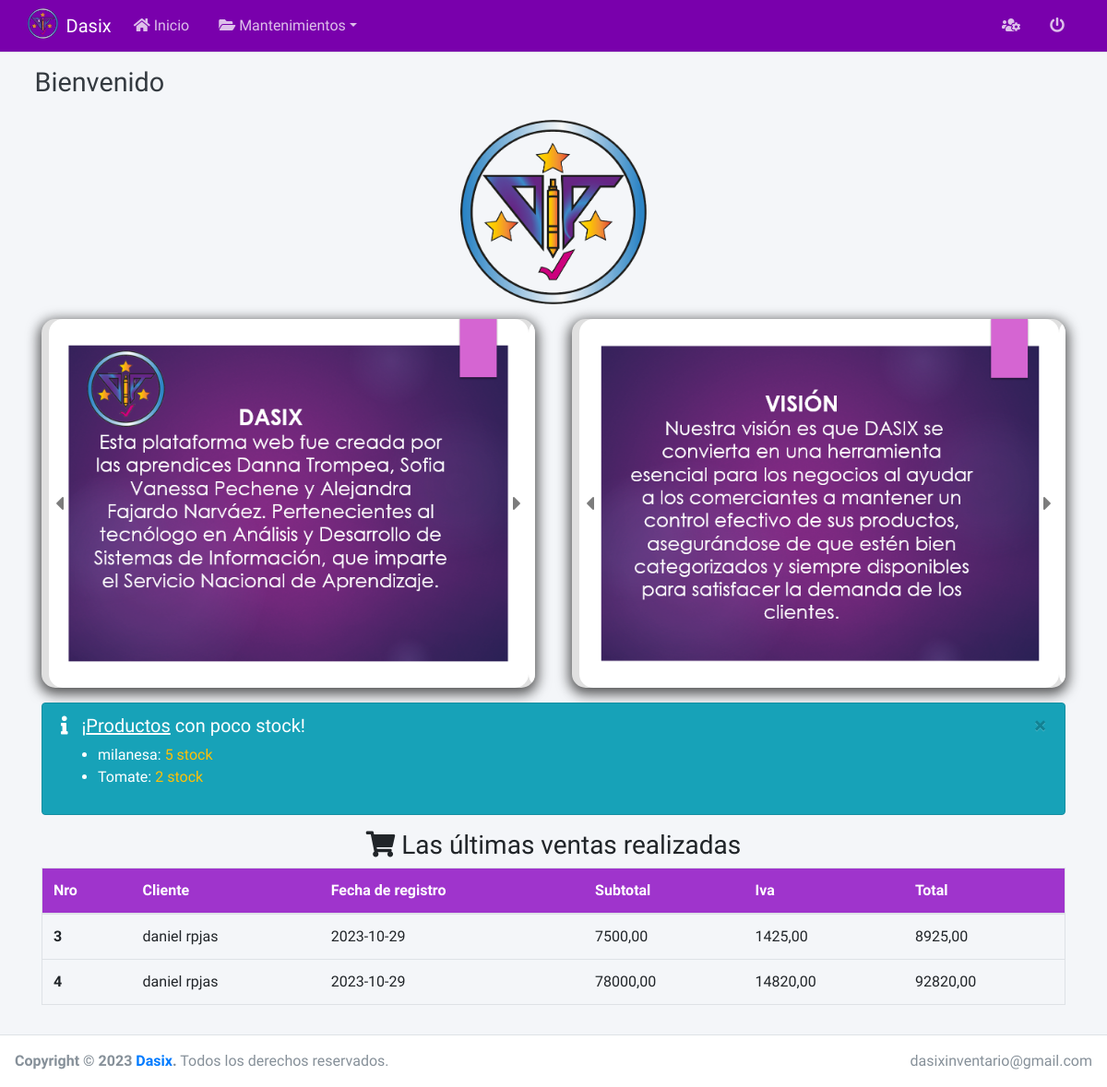
/dashboard/, run on the app's committed database.
### core/inventario/models.py (models this page shows, shortened)
class Producto(BaseModel):
    Nombre=models.CharField(max_length=150,unique=True)
    cate=models.ForeignKey(Categoria, on_delete=models.CASCADE, verbose_name='Categoria')
    if "WEBSITE_HOSTNAME" in os.environ:
        image=models.ImageField(upload_to=f'{MEDIA_URL}producto/%y/%m/%d',null=True, blank=True, verbose_name='Imagen')
    else:
        image=models.ImageField(upload_to='producto/%y/%m/%d',null=True, blank=True, verbose_name='Imagen')
    Stock=models.IntegerField(default=0, verbose_name='Stock')
    pvp=models.DecimalField(default=0.00, max_digits=9,decimal_places=2, verbose_name='Precio de venta')
    class Meta:
        verbose_name='Producto'
        verbose_name_plural='Productos'
        ordering=['id']

class Venta(BaseModel):
    Cli=models.ForeignKey(Cliente, on_delete=models.CASCADE)
    Date_joined=models.DateField(default=datetime.now)
    Subtotal=models.DecimalField(default=0.00, max_digits=9, decimal_places=2)
    Iva=models.DecimalField(default=0.00, max_digits=9, decimal_places=2)
    Total=models.DecimalField(default=0.00, max_digits=9, decimal_places=2)
    class Meta:
        verbose_name='Venta'
        verbose_name_plural='Ventas'
        ordering=['id']

class Cliente(BaseModel):
    Nombres=models.CharField(max_length=150)
    Apellidos=models.CharField(max_length=150)
    Cedula=models.CharField(max_length=10, unique=True)
    Cumple=models.DateField(default=datetime.now, verbose_name='Fecha de Nacimiento')
    Direccion=models.CharField(max_length=150, null=True, blank=True)
    Sexo=models.CharField(max_length=10, choices=gender_choices,default='male')
    def get_nombre(self):
        return self.Nombres + " " + self.Apellidos
    class Meta:
        verbose_name='Cliente'
        verbose_name_plural='Clientes'
        ordering=['id']

### core/inventario/views/dashboard/views.py (the view, shortened to what this page needs)
# urls.py: path('dashboard/', DashboardView.as_view(), name='dashboard'),
class DashboardView(TemplateView):
    template_name= 'dashboard.html'
    def get_grafico_venta_mes(self):
        data=[]
        try:
            year=datetime.now().year
            for m in range(1,13):
                Total=Venta.objects.filter(Date_joined__year=year, Date_joined__month=m).aggregate(Total=Cast(Coalesce(Sum('Total'), 0.00),FloatField()))
                data.append(Total['Total'])
        except Exception as e:
            print(str(e))
        return data
    def get_context_data(self, **kwargs):
        context=super().get_context_data(**kwargs)
        context['panel']='Panel de administrador'
        context['grafico_venta_mes']=self.get_grafico_venta_mes()
        context['ventas']=Venta.objects.all().order_by("-Date_joined")[0:10]
        produ=Producto.objects.filter(Stock__lt=6)
        context['alert_produ']={"vali":True if produ.exists() else False,"produ": produ }
        return context

### templates/dashboard.html (shortened to what this page needs)
{% extends 'body.html' %} {% load static %} {% block head %}
<link rel="stylesheet" href="{% static "dashboard/css/carrusel.css" %}">
{% endblock %}
{% block content %}
<div class="container-fluid">
  <div class="w-100 d-flex flex-column align-items-center">
    <img src="{% static "img/logo-favi.png" %}" alt="" class="img-fluid col-12
    col-sm-6 logo-dash mb-3">
    <div class="d-flex flex-column flex-md-row mb-3">
      <div style="margin-right:20px;" class="w-100">
        <div
        class="align-self-center container-carousel col-12"
       >
        <div class="carruseles-1 carruseles" id="slider-1">
          <section class="slider-section-1 slider-section">
            <img src="{% static "img/slider-1-1.png" %}" alt="" />
          </section>
          <section class="slider-section-1 slider-section">
            <img src="{% static "img/slider-1-2.png" %}" alt="" />
          </section>
        </div>
        <div class="btn-left-1 btn-left"><i class="fas fa-caret-left"></i></div>
        <div class="btn-right-1 btn-right"><i class="fas fa-caret-right"></i></div>
        </div>
      </div>
      <div style="margin-left:20px;" class="w-100">
        <div
        class="align-self-center container-carousel col-12"
       >
        <div class="carruseles-2 carruseles" id="slider-2">
          <section class="slider-section-2 slider-section">
            <img src="{% static "img/slider-2-1.png" %}" alt="" />
          </section>
          <section class="slider-section-2 slider-section">
            <img src="{% static "img/slider-2-2.png" %}" alt="" />
          </section>
        </div>
        <div class="btn-left-2 btn-left"><i class="fas fa-caret-left"></i></div>
        <div class="btn-right-2 btn-right"><i class="fas fa-caret-right"></i></div>
        </div>
      </div>
    </div>
  </div>
  <div class="mb-3">
    {% if alert_produ.vali %}
    <div class="alert alert-info alert-dismissible">
      <button
        type="button"
        class="close"
        data-dismiss="alert"
        aria-hidden="true"
      >
        ×
      </button>
      <h5>
        <i class="icon fas fa-info"></i> ¡<a
          class="link_hover"
          href="{% url 'inventario:producto_list' %}"
          >Productos</a
        >
        con poco stock!
      </h5>
      <ul>
        {% for produ in alert_produ.produ %}
        <li>
          {{produ.Nombre}}:
          <span class="text-warning">{{produ.Stock}} stock</span>
        </li>
        {% endfor %}
      </ul>
    </div>
    {% endif %}
    <h3 class="text-center">
      <i class="fas fa-shopping-cart"></i> Las últimas ventas realizadas
    </h3>
    <table class="table border table-dash">
      <thead>
        <tr>
          <th scope="col">Nro</th>
          <th scope="col">Cliente</th>
          <th scope="col">Fecha de registro</th>
          <th scope="col">Subtotal</th>
          <th scope="col">Iva</th>
          <th scope="col">Total</th>
        </tr>
      </thead>
      <tbody>
        {% if not ventas %}
        <tr>
          <th colspan="6" class="text-center">Sin ventas</th>
        </tr>
        {% else %} {% for venta in ventas %}
        <tr>
          <th scope="row">{{venta.id}}</th>
          <td>{{venta.Cli.get_nombre}}</td>
          <td>{{venta.Date_joined|date:"Y-m-d"}}</td>
          <td>{{venta.Subtotal}}</td>
          <td>{{venta.Iva}}</td>
          <td>{{venta.Total}}</td>
          {% endfor %}
        </tr>
        {% endif %}
      </tbody>
    </table>
  </div>
  <div class="d-flex flex-column flex-md-row justify-content-between">
    <div class="row col-12 col-md-6">
      <div class="col-lg-12">
      </div>
    </div>
  </div>
</div>
{% endblock %}

### static/css/style.css (style rules this page uses)
.img-fluid { width: 50%; }
.table-dash thead { background-color: #9f34cc; color: white; }
.logo-dash { max-height: 200px; width: auto; }

### core/inventario/static/dashboard/css/carrusel.css (style rules this page uses)
.container-carousel { width: 100%; height: 400px; background-color: #e0e0e0; box-shadow: 0 4px 14px 3px rgba(0,0,0,0.66); border-radius: 15px; overflow: hidden; position: relative !important; }
.carruseles { height: 100%; display: flex; }
.slider-section { height: 100%; }
.slider-section img { width: 100%; height: 100%; object-fit: cover; border-radius: 15px; }
.btn-left, .btn-right { display: flex; position: absolute; top: 50% !important; font-size: 1.5rem; background-color: transparent; padding: 5px; font-weight: 600; cursor: pointer; color: rgb(124, 124, 124); transform: translate(0, -50%); transition: 0.5s ease; user-select: none; }
.btn-left { left: 10px; }
.btn-right { right: 10px; }

### data on the page
Producto: Nombre "milanesa", Stock "5"
Producto: Nombre "Tomate", Stock "2"
Venta: id "3", Cli.get_nombre "daniel rpjas", Date_joined "2023-10-29", Subtotal "7500,00", Iva "1425,00", Total "8925,00"
Venta: id "4", Cli.get_nombre "daniel rpjas", Date_joined "2023-10-29", Subtotal "78000,00", Iva "14820,00", Total "92820,00"
